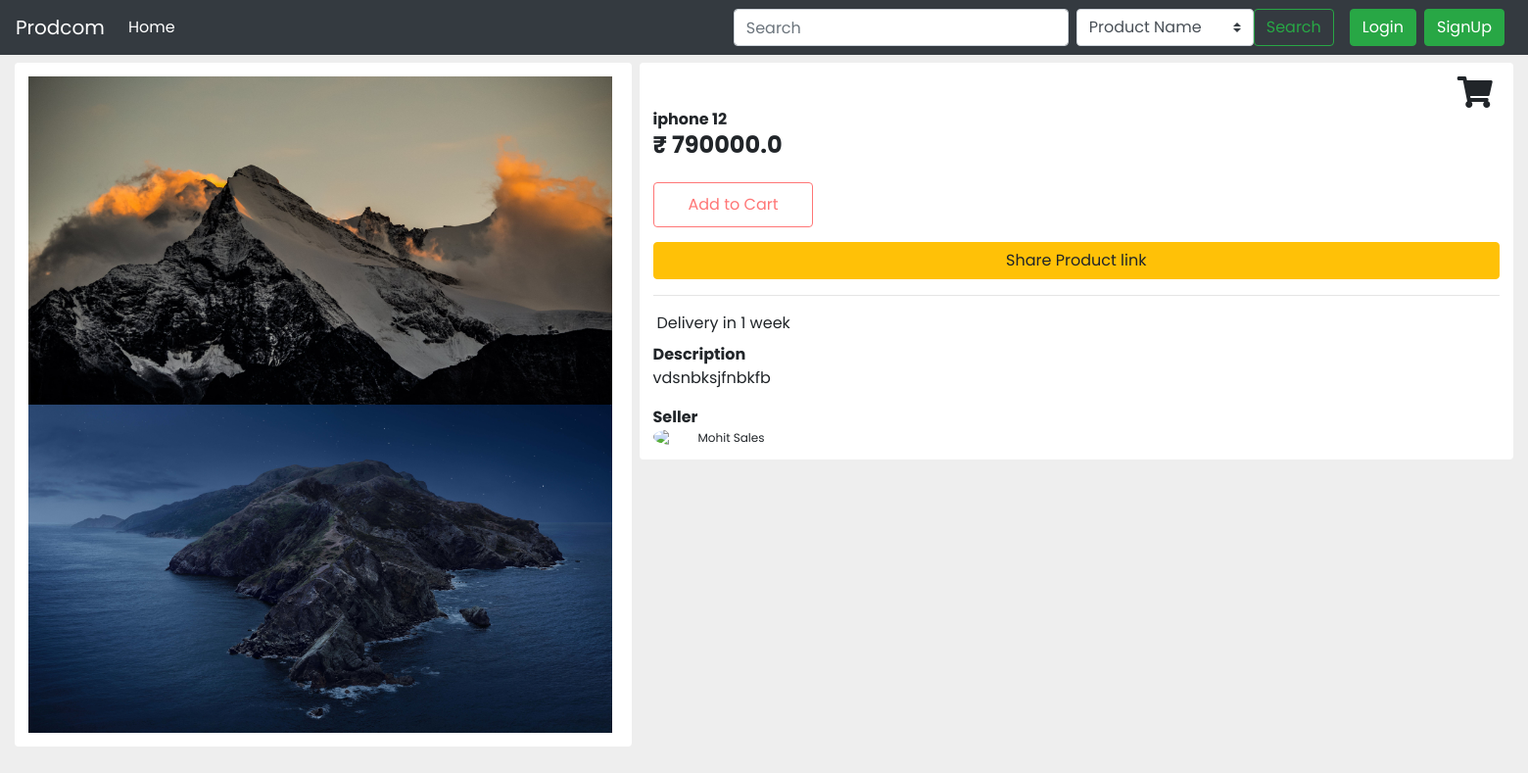
The app's page /product/5/iphone 12, older data.
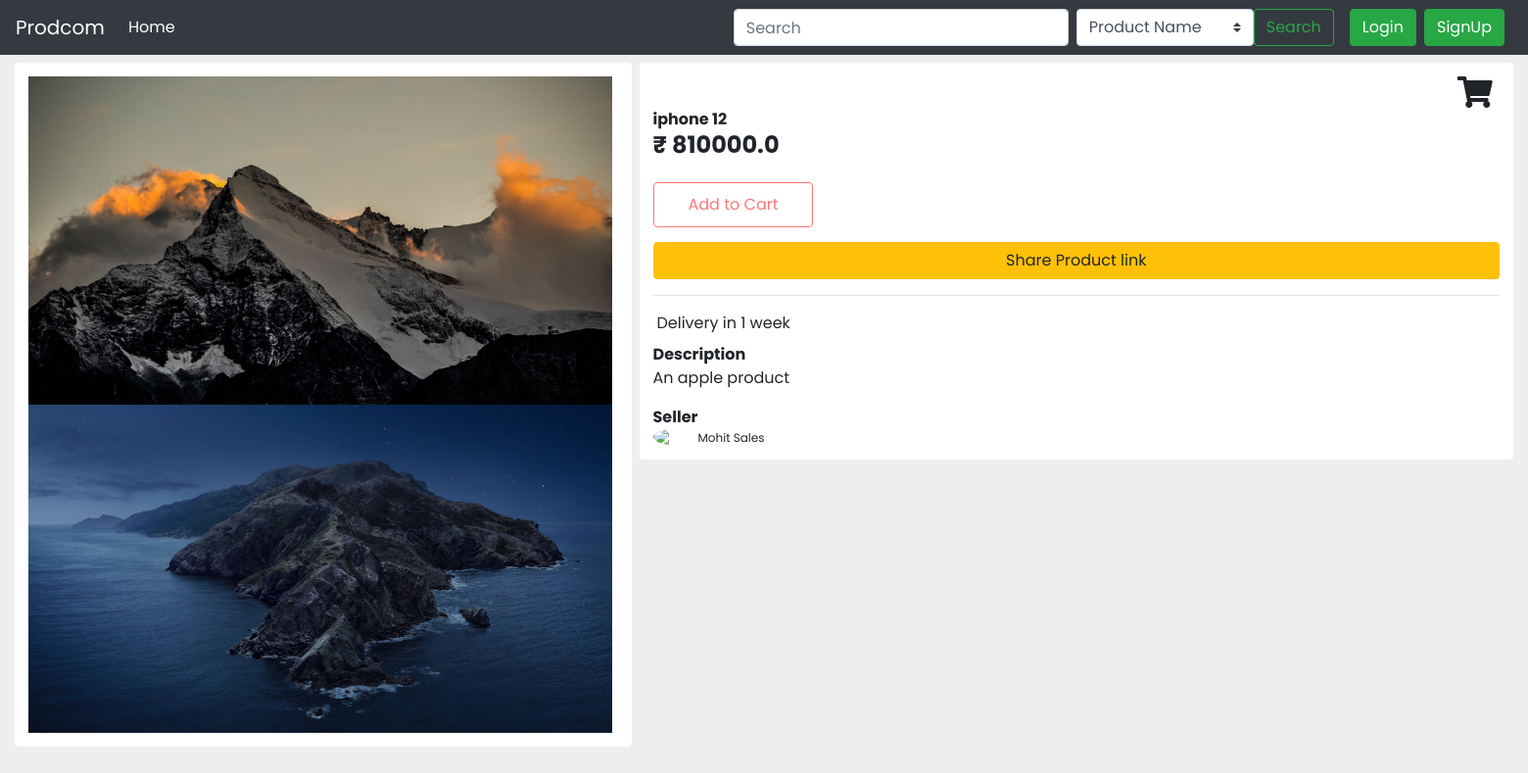
The same page, newer data.
### home/models.py (models this page shows)
class Productitem(models.Model):
    seller = models.ForeignKey(Account, on_delete=models.CASCADE)
    name = models.CharField(max_length=100)
    description = models.CharField(max_length=500)
    category = models.CharField(max_length=50)
    quantity = models.IntegerField()
    price = models.FloatField()
    image1 = models.ImageField(upload_to='productitem/%m/%d/')
    image2 = models.ImageField(upload_to='productitem/%m/%d/')

### home/views.py (the view)
# urls.py: path('product/<str:id>/<str:name>', views.product, name='product'),
def product(request, id, name):
    prodobj = Productitem.objects.filter(id=id).first()
    if prodobj:
        product = productpageData(prodobj)
        context = {'product' : product}
        return render(request, 'home/product.html', context)
    else:
        return HttpResponse("404 - Page Not found")

### home/utility.py (called while the page is built)
def productpageData(productobj):
    dt = {}
    dt['id'] = productobj.id
    dt['name'] = productobj.name
    dt['description'] = productobj.description
    dt['category'] = productobj.category
    dt['stockquantity'] = productobj.quantity
    dt['price'] = productobj.price
    dt['image1'] = productobj.image1.url
    dt['image2'] = productobj.image2.url
    dt['seller'] = {'id' : productobj.seller.id, 'name' : productobj.seller.user.first_name + " " + productobj.seller.user.last_name}
    dt['productlink'] = "http://127.0.0.1:8000/product/" + str(dt['id']) + "/" + dt['name']
    return dt

### templates/home/product.html (shortened to what this page needs)
<!doctype html>
                        <html>
                            <head>
                                <link rel="stylesheet" href="https://pro.fontawesome.com/releases/v5.10.0/css/all.css"
integrity="sha384-AYmEC3Yw5cVb3ZcuHtOA93w35dYTsvhLPVnYs9eStHfGJvOvKxVfELGroGkvsg+p" />
<link href="https://cdn.jsdelivr.net/npm/bootstrap@4.5.0/dist/css/bootstrap.min.css" rel="stylesheet">
 </head>
 {% include 'navbar.html' %}
<body  class='snippet-body'>
<link rel='stylesheet' href='https://sachinchoolur.github.io/lightslider/dist/css/lightslider.css'>
<div class="container-fluid mt-2 mb-3">
    <div  class="row no-gutters">
        <div  class="col-md-5 pr-2">
            <div  class="card">
                <div  class="demo">
                    <ul id="lightSlider">
                        <li data-thumb="{{product.image1}}"> <img src="{{product.image1}}" /> </li>
                        <li data-thumb="{{product.image2}}"> <img src="{{product.image2}}" /> </li>
                    </ul>
                </div>
            </div>
        </div>
        <div class="col-md-7">
            <div class="card">
            <i style="position: relative;left:95%;cursor: pointer;" class="fa fa-shopping-cart fa-2x" aria-hidden="true"></i>
                <div class="about"> <span class="font-weight-bold">{{product.name}} </span>
                    <h4 class="font-weight-bold">₹ {{product.price}}</h4>
                </div>
                {% if user.is_authenticated %}
                <form action= "/cart/add/" method='POST'>  {% csrf_token %}
                    <input type="hidden" name="product_id" value="{{product.id}}" >
                    <div class="buttons"> <button type="submit" class="btn btn-outline-warning btn-long cart">Add to Cart</button></div>
                </form>
                {% else %}
                <div class="buttons"> <button id="anonaddcart" class="btn btn-outline-warning btn-long cart">Add to Cart</button></div>
                {% endif %}
                <div class="buttons"></div><button id="sharelink" data-clipboard-text="{{product.productlink}}" class="btn btn-warning btn-long buy">Share Product link</button>
                <hr>
                <div class="product-description">
                    <div class="d-flex flex-row align-items-center">  <span class="ml-1">Delivery in 1 week</span> </div>
                    <div class="mt-2"> <span class="font-weight-bold">Description</span>
                        <p>{{product.description}}</p>
                    </div>
                    <div class="mt-2"> <span class="font-weight-bold">Seller</span> </div>
                    <div class="d-flex flex-row align-items-center"> <img src="https://i.imgur.com/N2fYgvD.png" class="rounded-circle store-image">
                        <div class="d-flex flex-column ml-1 comment-profile">
                            <span class="username">{{product.seller.name}}</span>
                        </div>
                    </div>
                </div>
            </div>
        </div>
    </div>
</div>
                                </body>
                            </html>

Row changes from the older to the newer data that the page shows:
changed Productitem "iphone 12": price "790000.0" → "810000.0"; description "vdsnbksjfnbkfb" → "An apple product"
